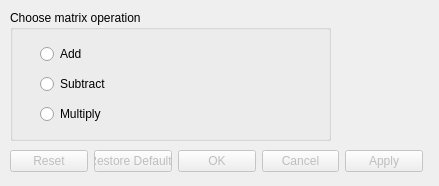
<?xml version="1.0" encoding="UTF-8"?>
<ui version="4.0">
 <class>EvaluateLinearAlgebraBinary</class>
 <widget class="QDialog" name="EvaluateLinearAlgebraBinary">
  <property name="geometry">
   <rect>
    <x>0</x>
    <y>0</y>
    <width>439</width>
    <height>186</height>
   </rect>
  </property>
  <property name="sizePolicy">
   <sizepolicy hsizetype="Fixed" vsizetype="Fixed">
    <horstretch>0</horstretch>
    <verstretch>0</verstretch>
   </sizepolicy>
  </property>
  <property name="minimumSize">
   <size>
    <width>439</width>
    <height>186</height>
   </size>
  </property>
  <property name="windowTitle">
   <string>Dialog</string>
  </property>
  <widget class="QDialogButtonBox" name="buttonBox">
   <property name="enabled">
    <bool>false</bool>
   </property>
   <property name="geometry">
    <rect>
     <x>10</x>
     <y>150</y>
     <width>413</width>
     <height>23</height>
    </rect>
   </property>
   <property name="orientation">
    <enum>Qt::Horizontal</enum>
   </property>
   <property name="standardButtons">
    <set>QDialogButtonBox::Apply|QDialogButtonBox::Cancel|QDialogButtonBox::Ok|QDialogButtonBox::Reset|QDialogButtonBox::RestoreDefaults</set>
   </property>
   <property name="centerButtons">
    <bool>false</bool>
   </property>
  </widget>
  <widget class="QGroupBox" name="groupBox">
   <property name="geometry">
    <rect>
     <x>10</x>
     <y>10</y>
     <width>321</width>
     <height>131</height>
    </rect>
   </property>
   <property name="title">
    <string>Choose matrix operation</string>
   </property>
   <widget class="QWidget" name="layoutWidget">
    <property name="geometry">
     <rect>
      <x>30</x>
      <y>30</y>
      <width>255</width>
      <height>88</height>
     </rect>
    </property>
    <layout class="QHBoxLayout" name="horizontalLayout">
     <item>
      <layout class="QVBoxLayout" name="verticalLayout">
       <item>
        <widget class="QRadioButton" name="addRadioButton_">
         <property name="text">
          <string>Add</string>
         </property>
        </widget>
       </item>
       <item>
        <widget class="QRadioButton" name="subtractRadioButton_">
         <property name="text">
          <string>Subtract</string>
         </property>
        </widget>
       </item>
       <item>
        <widget class="QRadioButton" name="multiplyRadioButton_">
         <property name="text">
          <string>Multiply</string>
         </property>
        </widget>
       </item>
      </layout>
     </item>
    </layout>
   </widget>
  </widget>
 </widget>
 <resources/>
 <connections>
  <connection>
   <sender>buttonBox</sender>
   <signal>accepted()</signal>
   <receiver>EvaluateLinearAlgebraBinary</receiver>
   <slot>accept()</slot>
   <hints>
    <hint type="sourcelabel">
     <x>248</x>
     <y>254</y>
    </hint>
    <hint type="destinationlabel">
     <x>157</x>
     <y>274</y>
    </hint>
   </hints>
  </connection>
  <connection>
   <sender>buttonBox</sender>
   <signal>rejected()</signal>
   <receiver>EvaluateLinearAlgebraBinary</receiver>
   <slot>reject()</slot>
   <hints>
    <hint type="sourcelabel">
     <x>316</x>
     <y>260</y>
    </hint>
    <hint type="destinationlabel">
     <x>286</x>
     <y>274</y>
    </hint>
   </hints>
  </connection>
 </connections>
</ui>
